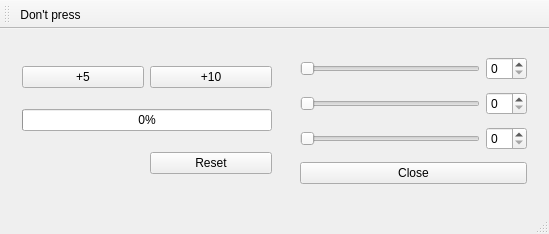
<?xml version="1.0" encoding="UTF-8"?>
<ui version="4.0">
 <class>ex4Class</class>
 <widget class="QMainWindow" name="ex4Class">
  <property name="geometry">
   <rect>
    <x>0</x>
    <y>0</y>
    <width>549</width>
    <height>234</height>
   </rect>
  </property>
  <property name="windowTitle">
   <string>ex4</string>
  </property>
  <widget class="QWidget" name="centralWidget">
   <layout class="QHBoxLayout" name="horizontalLayout">
    <item>
     <widget class="QWidget" name="widget" native="true">
      <layout class="QGridLayout" name="gridLayout">
       <item row="0" column="0">
        <widget class="QPushButton" name="pushButton">
         <property name="text">
          <string>+5</string>
         </property>
        </widget>
       </item>
       <item row="0" column="1">
        <widget class="QPushButton" name="pushButton_2">
         <property name="text">
          <string>+10</string>
         </property>
        </widget>
       </item>
       <item row="1" column="0" colspan="2">
        <widget class="QProgressBar" name="progressBar">
         <property name="minimumSize">
          <size>
           <width>250</width>
           <height>0</height>
          </size>
         </property>
         <property name="value">
          <number>0</number>
         </property>
        </widget>
       </item>
       <item row="2" column="1">
        <widget class="QPushButton" name="pushButton_3">
         <property name="text">
          <string>Reset</string>
         </property>
        </widget>
       </item>
      </layout>
     </widget>
    </item>
    <item>
     <widget class="QWidget" name="widget_2" native="true">
      <layout class="QGridLayout" name="gridLayout_2">
       <item row="0" column="0">
        <widget class="QSlider" name="horizontalSlider">
         <property name="value">
          <number>0</number>
         </property>
         <property name="orientation">
          <enum>Qt::Horizontal</enum>
         </property>
        </widget>
       </item>
       <item row="1" column="0">
        <widget class="QSlider" name="horizontalSlider_2">
         <property name="orientation">
          <enum>Qt::Horizontal</enum>
         </property>
        </widget>
       </item>
       <item row="2" column="0">
        <widget class="QSlider" name="horizontalSlider_3">
         <property name="orientation">
          <enum>Qt::Horizontal</enum>
         </property>
        </widget>
       </item>
       <item row="0" column="1">
        <widget class="QSpinBox" name="spinBox">
         <property name="singleStep">
          <number>5</number>
         </property>
        </widget>
       </item>
       <item row="3" column="0" colspan="2">
        <widget class="QPushButton" name="pushButton_4">
         <property name="text">
          <string>Close</string>
         </property>
        </widget>
       </item>
       <item row="1" column="1">
        <widget class="QSpinBox" name="spinBox_2">
         <property name="singleStep">
          <number>5</number>
         </property>
        </widget>
       </item>
       <item row="2" column="1">
        <widget class="QSpinBox" name="spinBox_3">
         <property name="singleStep">
          <number>5</number>
         </property>
        </widget>
       </item>
      </layout>
     </widget>
    </item>
   </layout>
  </widget>
  <widget class="QMenuBar" name="menuBar">
   <property name="geometry">
    <rect>
     <x>0</x>
     <y>0</y>
     <width>549</width>
     <height>21</height>
    </rect>
   </property>
  </widget>
  <widget class="QToolBar" name="mainToolBar">
   <attribute name="toolBarArea">
    <enum>TopToolBarArea</enum>
   </attribute>
   <attribute name="toolBarBreak">
    <bool>false</bool>
   </attribute>
   <addaction name="actionDon_t_press"/>
  </widget>
  <widget class="QStatusBar" name="statusBar"/>
  <action name="actionDon_t_press">
   <property name="text">
    <string>Don't press</string>
   </property>
   <property name="shortcut">
    <string>Space</string>
   </property>
  </action>
 </widget>
 <layoutdefault spacing="6" margin="11"/>
 <resources>
  <include location="ex4.qrc"/>
 </resources>
 <connections/>
</ui>
